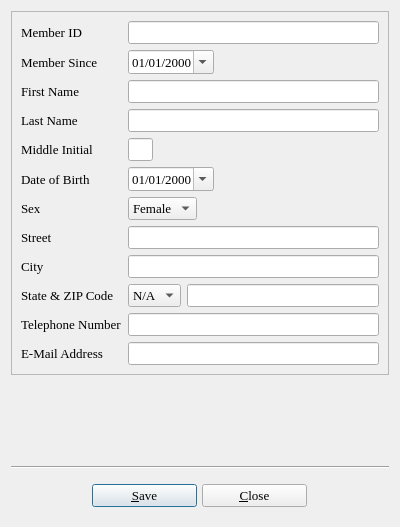
<ui version="4.0" >
 <class>UserInfo</class>
 <widget class="QDialog" name="UserInfo" >
  <property name="geometry" >
   <rect>
    <x>0</x>
    <y>0</y>
    <width>400</width>
    <height>527</height>
   </rect>
  </property>
  <property name="minimumSize" >
   <size>
    <width>400</width>
    <height>0</height>
   </size>
  </property>
  <property name="font" >
   <font>
    <family>Times</family>
    <pointsize>10</pointsize>
   </font>
  </property>
  <property name="windowTitle" >
   <string>BiblioteQ: Borrower Information</string>
  </property>
  <property name="windowIcon" >
   <iconset>
    <normaloff>icons.d/book.gif</normaloff>icons.d/book.gif</iconset>
  </property>
  <layout class="QVBoxLayout" >
   <item>
    <widget class="QFrame" name="frame" >
     <property name="frameShape" >
      <enum>QFrame::StyledPanel</enum>
     </property>
     <property name="frameShadow" >
      <enum>QFrame::Raised</enum>
     </property>
     <layout class="QGridLayout" >
      <item row="0" column="0" >
       <layout class="QGridLayout" >
        <item row="9" column="1" >
         <layout class="QHBoxLayout" >
          <item>
           <widget class="QComboBox" name="state" >
            <property name="font" >
             <font>
              <pointsize>10</pointsize>
             </font>
            </property>
            <item>
             <property name="text" >
              <string>N/A</string>
             </property>
            </item>
            <item>
             <property name="text" >
              <string>AK</string>
             </property>
            </item>
            <item>
             <property name="text" >
              <string>AL</string>
             </property>
            </item>
            <item>
             <property name="text" >
              <string>AR</string>
             </property>
            </item>
            <item>
             <property name="text" >
              <string>AZ</string>
             </property>
            </item>
            <item>
             <property name="text" >
              <string>CA</string>
             </property>
            </item>
            <item>
             <property name="text" >
              <string>CO</string>
             </property>
            </item>
            <item>
             <property name="text" >
              <string>CT</string>
             </property>
            </item>
            <item>
             <property name="text" >
              <string>DE</string>
             </property>
            </item>
            <item>
             <property name="text" >
              <string>FL</string>
             </property>
            </item>
            <item>
             <property name="text" >
              <string>GA</string>
             </property>
            </item>
            <item>
             <property name="text" >
              <string>HI</string>
             </property>
            </item>
            <item>
             <property name="text" >
              <string>IA</string>
             </property>
            </item>
            <item>
             <property name="text" >
              <string>ID</string>
             </property>
            </item>
            <item>
             <property name="text" >
              <string>IL</string>
             </property>
            </item>
            <item>
             <property name="text" >
              <string>IN</string>
             </property>
            </item>
            <item>
             <property name="text" >
              <string>KS</string>
             </property>
            </item>
            <item>
             <property name="text" >
              <string>KY</string>
             </property>
            </item>
            <item>
             <property name="text" >
              <string>LA</string>
             </property>
            </item>
            <item>
             <property name="text" >
              <string>MA</string>
             </property>
            </item>
            <item>
             <property name="text" >
              <string>MD</string>
             </property>
            </item>
            <item>
             <property name="text" >
              <string>ME</string>
             </property>
            </item>
            <item>
             <property name="text" >
              <string>MI</string>
             </property>
            </item>
            <item>
             <property name="text" >
              <string>MN</string>
             </property>
            </item>
            <item>
             <property name="text" >
              <string>MO</string>
             </property>
            </item>
            <item>
             <property name="text" >
              <string>MS</string>
             </property>
            </item>
            <item>
             <property name="text" >
              <string>MT</string>
             </property>
            </item>
            <item>
             <property name="text" >
              <string>NC</string>
             </property>
            </item>
            <item>
             <property name="text" >
              <string>ND</string>
             </property>
            </item>
            <item>
             <property name="text" >
              <string>NE</string>
             </property>
            </item>
            <item>
             <property name="text" >
              <string>NH</string>
             </property>
            </item>
            <item>
             <property name="text" >
              <string>NJ</string>
             </property>
            </item>
            <item>
             <property name="text" >
              <string>NM</string>
             </property>
            </item>
            <item>
             <property name="text" >
              <string>NV</string>
             </property>
            </item>
            <item>
             <property name="text" >
              <string>NY</string>
             </property>
            </item>
            <item>
             <property name="text" >
              <string>OH</string>
             </property>
            </item>
            <item>
             <property name="text" >
              <string>OK</string>
             </property>
            </item>
            <item>
             <property name="text" >
              <string>OR</string>
             </property>
            </item>
            <item>
             <property name="text" >
              <string>PA</string>
             </property>
            </item>
            <item>
             <property name="text" >
              <string>RI</string>
             </property>
            </item>
            <item>
             <property name="text" >
              <string>SC</string>
             </property>
            </item>
            <item>
             <property name="text" >
              <string>SD</string>
             </property>
            </item>
            <item>
             <property name="text" >
              <string>TN</string>
             </property>
            </item>
            <item>
             <property name="text" >
              <string>TX</string>
             </property>
            </item>
            <item>
             <property name="text" >
              <string>UT</string>
             </property>
            </item>
            <item>
             <property name="text" >
              <string>VA</string>
             </property>
            </item>
            <item>
             <property name="text" >
              <string>VT</string>
             </property>
            </item>
            <item>
             <property name="text" >
              <string>WA</string>
             </property>
            </item>
            <item>
             <property name="text" >
              <string>WI</string>
             </property>
            </item>
            <item>
             <property name="text" >
              <string>WV</string>
             </property>
            </item>
            <item>
             <property name="text" >
              <string>WY</string>
             </property>
            </item>
           </widget>
          </item>
          <item>
           <widget class="QLineEdit" name="zip" >
            <property name="font" >
             <font>
              <pointsize>10</pointsize>
             </font>
            </property>
            <property name="maxLength" >
             <number>5</number>
            </property>
           </widget>
          </item>
         </layout>
        </item>
        <item row="10" column="1" >
         <widget class="QLineEdit" name="telephoneNumber" >
          <property name="font" >
           <font>
            <family>Times</family>
            <pointsize>10</pointsize>
            <weight>50</weight>
            <italic>false</italic>
            <bold>false</bold>
            <underline>false</underline>
            <strikeout>false</strikeout>
           </font>
          </property>
          <property name="maxLength" >
           <number>32</number>
          </property>
         </widget>
        </item>
        <item row="0" column="0" >
         <widget class="QLabel" name="label_5" >
          <property name="font" >
           <font>
            <family>Times</family>
            <pointsize>10</pointsize>
           </font>
          </property>
          <property name="text" >
           <string>Member ID</string>
          </property>
         </widget>
        </item>
        <item row="10" column="0" >
         <widget class="QLabel" name="label_3" >
          <property name="font" >
           <font>
            <family>Times</family>
            <pointsize>10</pointsize>
            <weight>50</weight>
            <italic>false</italic>
            <bold>false</bold>
            <underline>false</underline>
            <strikeout>false</strikeout>
           </font>
          </property>
          <property name="text" >
           <string>Telephone Number</string>
          </property>
         </widget>
        </item>
        <item row="7" column="1" >
         <widget class="QLineEdit" name="street" >
          <property name="font" >
           <font>
            <family>Times</family>
            <pointsize>10</pointsize>
           </font>
          </property>
          <property name="maxLength" >
           <number>256</number>
          </property>
         </widget>
        </item>
        <item row="7" column="0" >
         <widget class="QLabel" name="label_2" >
          <property name="font" >
           <font>
            <family>Times</family>
            <pointsize>10</pointsize>
            <weight>50</weight>
            <italic>false</italic>
            <bold>false</bold>
            <underline>false</underline>
            <strikeout>false</strikeout>
           </font>
          </property>
          <property name="text" >
           <string>Street</string>
          </property>
         </widget>
        </item>
        <item row="2" column="1" >
         <widget class="QLineEdit" name="firstName" >
          <property name="font" >
           <font>
            <family>Times</family>
            <pointsize>10</pointsize>
            <weight>50</weight>
            <italic>false</italic>
            <bold>false</bold>
            <underline>false</underline>
            <strikeout>false</strikeout>
           </font>
          </property>
          <property name="maxLength" >
           <number>128</number>
          </property>
         </widget>
        </item>
        <item row="5" column="0" >
         <widget class="QLabel" name="label_10" >
          <property name="font" >
           <font>
            <family>Times</family>
            <pointsize>10</pointsize>
           </font>
          </property>
          <property name="text" >
           <string>Date of Birth</string>
          </property>
         </widget>
        </item>
        <item row="8" column="0" >
         <widget class="QLabel" name="label_6" >
          <property name="font" >
           <font>
            <family>Times</family>
            <pointsize>10</pointsize>
           </font>
          </property>
          <property name="text" >
           <string>City</string>
          </property>
         </widget>
        </item>
        <item row="3" column="1" >
         <widget class="QLineEdit" name="lastName" >
          <property name="font" >
           <font>
            <family>Times</family>
            <pointsize>10</pointsize>
            <weight>50</weight>
            <italic>false</italic>
            <bold>false</bold>
            <underline>false</underline>
            <strikeout>false</strikeout>
           </font>
          </property>
          <property name="maxLength" >
           <number>128</number>
          </property>
         </widget>
        </item>
        <item row="9" column="0" >
         <widget class="QLabel" name="label_7" >
          <property name="font" >
           <font>
            <family>Times</family>
            <pointsize>10</pointsize>
           </font>
          </property>
          <property name="text" >
           <string>State &amp; ZIP Code</string>
          </property>
         </widget>
        </item>
        <item row="4" column="1" >
         <layout class="QHBoxLayout" >
          <item>
           <widget class="QLineEdit" name="middle" >
            <property name="minimumSize" >
             <size>
              <width>25</width>
              <height>0</height>
             </size>
            </property>
            <property name="maximumSize" >
             <size>
              <width>25</width>
              <height>16777215</height>
             </size>
            </property>
            <property name="font" >
             <font>
              <pointsize>10</pointsize>
             </font>
            </property>
            <property name="maxLength" >
             <number>1</number>
            </property>
           </widget>
          </item>
          <item>
           <spacer>
            <property name="orientation" >
             <enum>Qt::Horizontal</enum>
            </property>
            <property name="sizeHint" stdset="0" >
             <size>
              <width>40</width>
              <height>20</height>
             </size>
            </property>
           </spacer>
          </item>
         </layout>
        </item>
        <item row="8" column="1" >
         <widget class="QLineEdit" name="city" >
          <property name="font" >
           <font>
            <family>Times</family>
            <pointsize>10</pointsize>
           </font>
          </property>
          <property name="maxLength" >
           <number>256</number>
          </property>
         </widget>
        </item>
        <item row="3" column="0" >
         <widget class="QLabel" name="label_4" >
          <property name="font" >
           <font>
            <family>Times</family>
            <pointsize>10</pointsize>
            <weight>50</weight>
            <italic>false</italic>
            <bold>false</bold>
            <underline>false</underline>
            <strikeout>false</strikeout>
           </font>
          </property>
          <property name="text" >
           <string>Last Name</string>
          </property>
         </widget>
        </item>
        <item row="0" column="1" >
         <widget class="QLineEdit" name="memberid" >
          <property name="font" >
           <font>
            <pointsize>10</pointsize>
           </font>
          </property>
          <property name="maxLength" >
           <number>16</number>
          </property>
         </widget>
        </item>
        <item row="1" column="0" >
         <widget class="QLabel" name="label_9" >
          <property name="font" >
           <font>
            <family>Times</family>
            <pointsize>10</pointsize>
           </font>
          </property>
          <property name="text" >
           <string>Member Since</string>
          </property>
         </widget>
        </item>
        <item row="2" column="0" >
         <widget class="QLabel" name="label" >
          <property name="font" >
           <font>
            <family>Times</family>
            <pointsize>10</pointsize>
            <weight>50</weight>
            <italic>false</italic>
            <bold>false</bold>
            <underline>false</underline>
            <strikeout>false</strikeout>
           </font>
          </property>
          <property name="text" >
           <string>First Name</string>
          </property>
         </widget>
        </item>
        <item row="4" column="0" >
         <widget class="QLabel" name="label_8" >
          <property name="font" >
           <font>
            <family>Times</family>
            <pointsize>10</pointsize>
           </font>
          </property>
          <property name="text" >
           <string>Middle Initial</string>
          </property>
         </widget>
        </item>
        <item row="6" column="0" >
         <widget class="QLabel" name="label_11" >
          <property name="font" >
           <font>
            <family>Times</family>
            <pointsize>10</pointsize>
           </font>
          </property>
          <property name="text" >
           <string>Sex</string>
          </property>
         </widget>
        </item>
        <item row="6" column="1" >
         <layout class="QHBoxLayout" >
          <item>
           <widget class="QComboBox" name="sex" >
            <property name="font" >
             <font>
              <pointsize>10</pointsize>
             </font>
            </property>
            <item>
             <property name="text" >
              <string>Female</string>
             </property>
            </item>
            <item>
             <property name="text" >
              <string>Male</string>
             </property>
            </item>
           </widget>
          </item>
          <item>
           <spacer>
            <property name="orientation" >
             <enum>Qt::Horizontal</enum>
            </property>
            <property name="sizeHint" stdset="0" >
             <size>
              <width>40</width>
              <height>20</height>
             </size>
            </property>
           </spacer>
          </item>
         </layout>
        </item>
        <item row="1" column="1" >
         <layout class="QHBoxLayout" >
          <item>
           <widget class="QDateEdit" name="membersince" >
            <property name="enabled" >
             <bool>true</bool>
            </property>
            <property name="font" >
             <font>
              <pointsize>10</pointsize>
             </font>
            </property>
            <property name="readOnly" >
             <bool>false</bool>
            </property>
            <property name="displayFormat" >
             <string>MM/dd/yyyy</string>
            </property>
            <property name="calendarPopup" >
             <bool>true</bool>
            </property>
           </widget>
          </item>
          <item>
           <spacer>
            <property name="orientation" >
             <enum>Qt::Horizontal</enum>
            </property>
            <property name="sizeHint" stdset="0" >
             <size>
              <width>40</width>
              <height>20</height>
             </size>
            </property>
           </spacer>
          </item>
         </layout>
        </item>
        <item row="5" column="1" >
         <layout class="QHBoxLayout" >
          <item>
           <widget class="QDateEdit" name="dob" >
            <property name="font" >
             <font>
              <pointsize>10</pointsize>
             </font>
            </property>
            <property name="readOnly" >
             <bool>false</bool>
            </property>
            <property name="displayFormat" >
             <string>MM/dd/yyyy</string>
            </property>
            <property name="calendarPopup" >
             <bool>true</bool>
            </property>
           </widget>
          </item>
          <item>
           <spacer>
            <property name="orientation" >
             <enum>Qt::Horizontal</enum>
            </property>
            <property name="sizeHint" stdset="0" >
             <size>
              <width>40</width>
              <height>20</height>
             </size>
            </property>
           </spacer>
          </item>
         </layout>
        </item>
        <item row="11" column="0" >
         <widget class="QLabel" name="label_12" >
          <property name="text" >
           <string>E-Mail Address</string>
          </property>
         </widget>
        </item>
        <item row="11" column="1" >
         <widget class="QLineEdit" name="email" >
          <property name="maxLength" >
           <number>128</number>
          </property>
         </widget>
        </item>
       </layout>
      </item>
     </layout>
    </widget>
   </item>
   <item>
    <spacer>
     <property name="orientation" >
      <enum>Qt::Vertical</enum>
     </property>
     <property name="sizeHint" stdset="0" >
      <size>
       <width>20</width>
       <height>40</height>
      </size>
     </property>
    </spacer>
   </item>
   <item>
    <widget class="Line" name="line" >
     <property name="orientation" >
      <enum>Qt::Horizontal</enum>
     </property>
    </widget>
   </item>
   <item>
    <layout class="QHBoxLayout" >
     <property name="spacing" >
      <number>5</number>
     </property>
     <item>
      <widget class="QToolButton" name="prevTool" >
       <property name="font" >
        <font>
         <family>Times</family>
         <pointsize>10</pointsize>
        </font>
       </property>
       <property name="toolTip" >
        <string>Previous Member</string>
       </property>
       <property name="text" >
        <string/>
       </property>
       <property name="icon" >
        <iconset>
         <normaloff>icons.d/32x32/previous.png</normaloff>icons.d/32x32/previous.png</iconset>
       </property>
       <property name="iconSize" >
        <size>
         <width>32</width>
         <height>32</height>
        </size>
       </property>
       <property name="autoRaise" >
        <bool>true</bool>
       </property>
      </widget>
     </item>
     <item>
      <spacer>
       <property name="orientation" >
        <enum>Qt::Horizontal</enum>
       </property>
       <property name="sizeHint" stdset="0" >
        <size>
         <width>47</width>
         <height>41</height>
        </size>
       </property>
      </spacer>
     </item>
     <item>
      <widget class="QPushButton" name="okButton" >
       <property name="minimumSize" >
        <size>
         <width>105</width>
         <height>0</height>
        </size>
       </property>
       <property name="font" >
        <font>
         <family>Times</family>
         <pointsize>10</pointsize>
         <weight>50</weight>
         <italic>false</italic>
         <bold>false</bold>
         <underline>false</underline>
         <strikeout>false</strikeout>
        </font>
       </property>
       <property name="text" >
        <string>&amp;Save</string>
       </property>
       <property name="icon" >
        <iconset>
         <normaloff>icons.d/16x16/ok.png</normaloff>icons.d/16x16/ok.png</iconset>
       </property>
      </widget>
     </item>
     <item>
      <widget class="QPushButton" name="cancelButton" >
       <property name="minimumSize" >
        <size>
         <width>105</width>
         <height>0</height>
        </size>
       </property>
       <property name="font" >
        <font>
         <family>Times</family>
         <pointsize>10</pointsize>
         <weight>50</weight>
         <italic>false</italic>
         <bold>false</bold>
         <underline>false</underline>
         <strikeout>false</strikeout>
        </font>
       </property>
       <property name="text" >
        <string>&amp;Close</string>
       </property>
       <property name="icon" >
        <iconset>
         <normaloff>icons.d/16x16/cancel.png</normaloff>icons.d/16x16/cancel.png</iconset>
       </property>
      </widget>
     </item>
     <item>
      <spacer>
       <property name="orientation" >
        <enum>Qt::Horizontal</enum>
       </property>
       <property name="sizeHint" stdset="0" >
        <size>
         <width>47</width>
         <height>41</height>
        </size>
       </property>
      </spacer>
     </item>
     <item>
      <widget class="QToolButton" name="nextTool" >
       <property name="font" >
        <font>
         <family>Times</family>
         <pointsize>10</pointsize>
        </font>
       </property>
       <property name="toolTip" >
        <string>Next Member</string>
       </property>
       <property name="text" >
        <string/>
       </property>
       <property name="icon" >
        <iconset>
         <normaloff>icons.d/32x32/next.png</normaloff>icons.d/32x32/next.png</iconset>
       </property>
       <property name="iconSize" >
        <size>
         <width>32</width>
         <height>32</height>
        </size>
       </property>
       <property name="autoRaise" >
        <bool>true</bool>
       </property>
      </widget>
     </item>
    </layout>
   </item>
  </layout>
 </widget>
 <tabstops>
  <tabstop>memberid</tabstop>
  <tabstop>membersince</tabstop>
  <tabstop>firstName</tabstop>
  <tabstop>lastName</tabstop>
  <tabstop>middle</tabstop>
  <tabstop>dob</tabstop>
  <tabstop>sex</tabstop>
  <tabstop>street</tabstop>
  <tabstop>city</tabstop>
  <tabstop>state</tabstop>
  <tabstop>zip</tabstop>
  <tabstop>telephoneNumber</tabstop>
  <tabstop>email</tabstop>
  <tabstop>prevTool</tabstop>
  <tabstop>okButton</tabstop>
  <tabstop>cancelButton</tabstop>
  <tabstop>nextTool</tabstop>
 </tabstops>
 <resources/>
 <connections/>
</ui>
